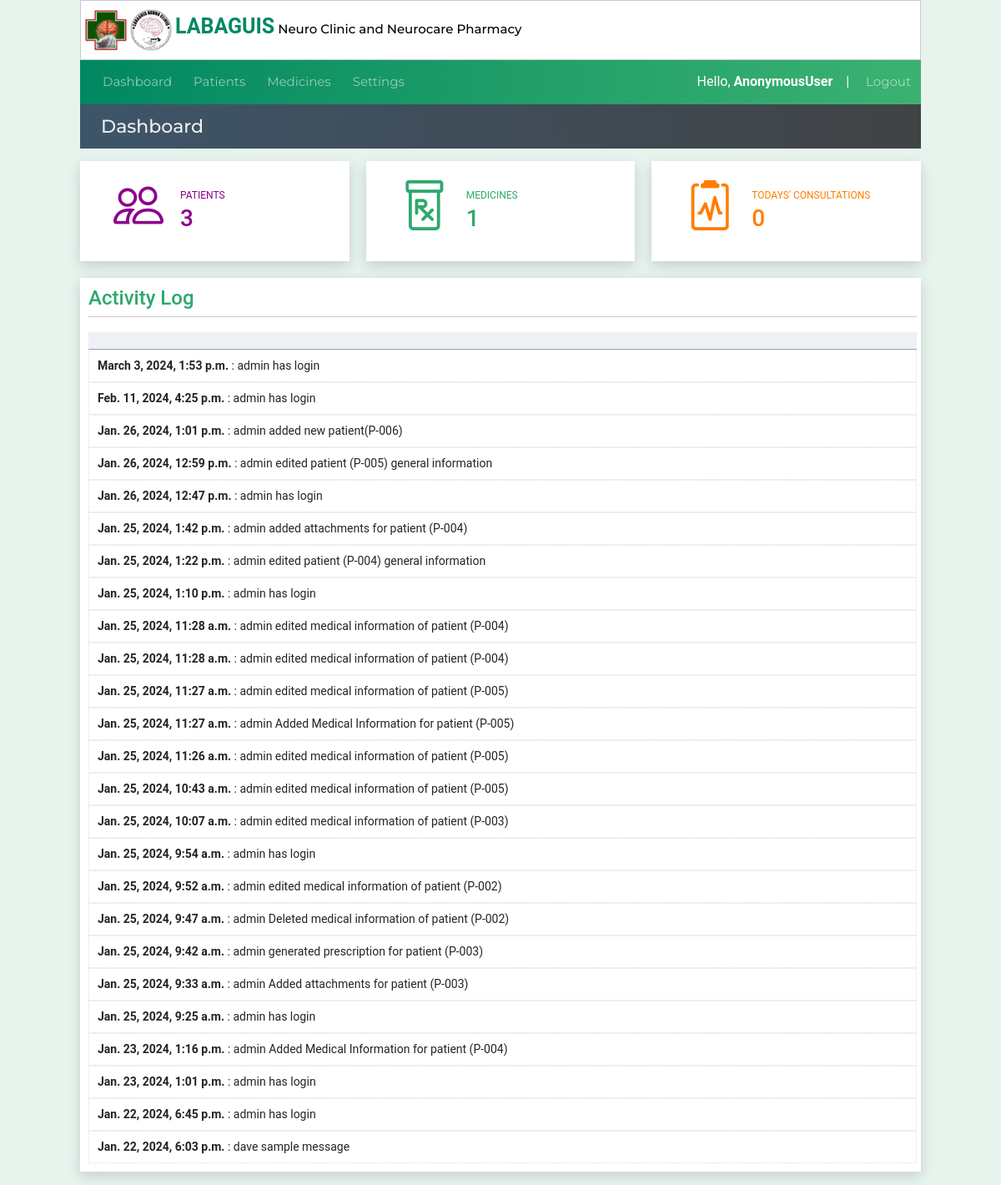
The app's page /activitylog, older data.
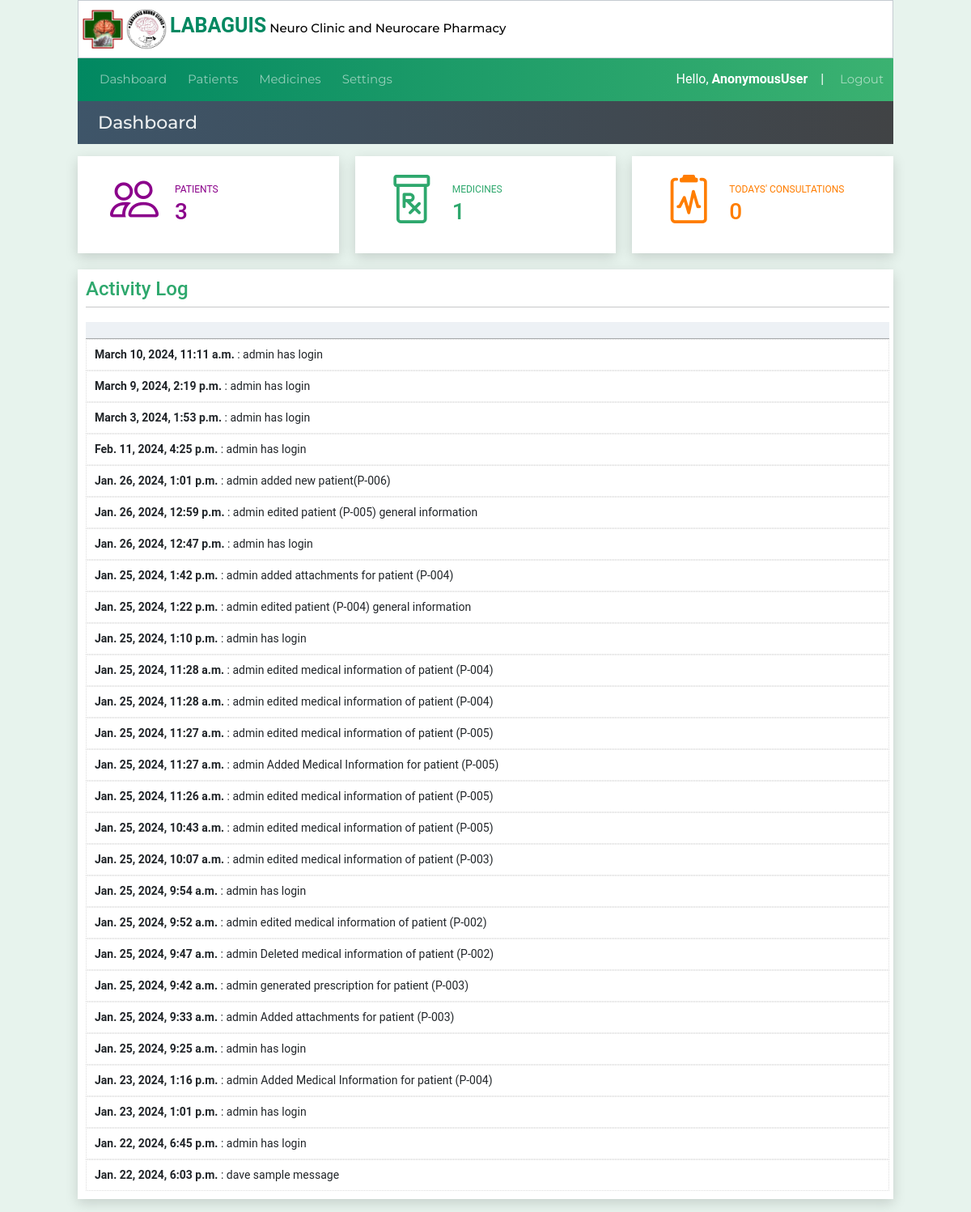
The same page, newer data.
### website/models.py (models this page shows)
class SystemLog(models.Model):
    created_at = models.DateTimeField(auto_now_add=True)
    userLog = models.CharField(max_length=50,null=True, blank=True)
    logMessage = models.CharField(max_length=200,null=True, blank=True)

### website/views.py (the view)
# urls.py: path('activitylog',views.activitylog, name='activitylog'),
def activitylog(request):
    systemlogdata = SystemLog.objects.all().order_by('-id')
    consultationtable = Patienthistory.objects.all()
    patientcount=Patient.objects.all().count()
    medicinecount= Medicinelist.objects.all().count()
    consultationscount= len(Patienthistory.objects.filter(created_at__contains=datetime.now().date()))
    patientsdata =  Patient.objects.all()
    context = {"consultationtable":consultationtable,
               'patientsdata': Patient.objects.all(),
               'patientcount':patientcount,
               'medicinecount':medicinecount,
               'consultationscount':consultationscount,
               'systemlogdata':systemlogdata,
               }
    return render(request, 'activitylog.html',context)

### website/templates/activitylog.html (shortened to what this page needs)
{% extends 'index.html' %}
{% load custom_tags %}
{% block pagetitle %} Dashboard{% endblock pagetitle%}
{% block content%}
<div class="dashboard-row2">
    <div< class="dashboard-patient">
        <h5><i class="bi patienticon bi-people"></i></h5>
        <div class="mt-2">
            <span style="font-size: 12px">PATIENTS</span>
            <h3>{{patientcount}}</h3>
        </div>
    </div<>
    <div< class="dashboard-medicines">
        <h5><i class="bi patienticon bi-prescription"></i></h5>
        <div class="mt-2">
            <span style="font-size: 12px">MEDICINES</span>
            <h3>{{medicinecount}}</h3>
        </div>
    </div<>
    <div< class="dashboard-consultations">
        <h4><i class="bi patienticon bi-clipboard2-pulse"></i></h4>
        <div class="mt-2">
            <span style="font-size: 12px">TODAYS' CONSULTATIONS</span>
            <h3>{{consultationscount}}</h3>
        </div>
    </div<>
</div>
<div class="container4 mb-3">
    <div class="table-box2">
        <div class="adds">
            <h4 style="color:#2ea86d;padding-top:10px;">Activity Log &nbsp&nbsp&nbsp</h4>
        </div>
        <hr><br>
           <table id="consultation-table" class="">
            <thead>
            <th></th>
            </thead>
            {% for syslog in systemlogdata %}
            <tr>
                <td><b>{{syslog.created_at}}</b>   : {{syslog.userLog}} {{syslog.logMessage}}</td>
            </tr>
            {% endfor %}
        </table>
    </div>
</div>
    {%endblock%}

Row changes from the older to the newer data that the page shows:
added SystemLog: created_at "March 10, 2024, 11:11 a.m.", userLog "admin", logMessage "has login"
added SystemLog: created_at "March 9, 2024, 2:19 p.m.", userLog "admin", logMessage "has login"
